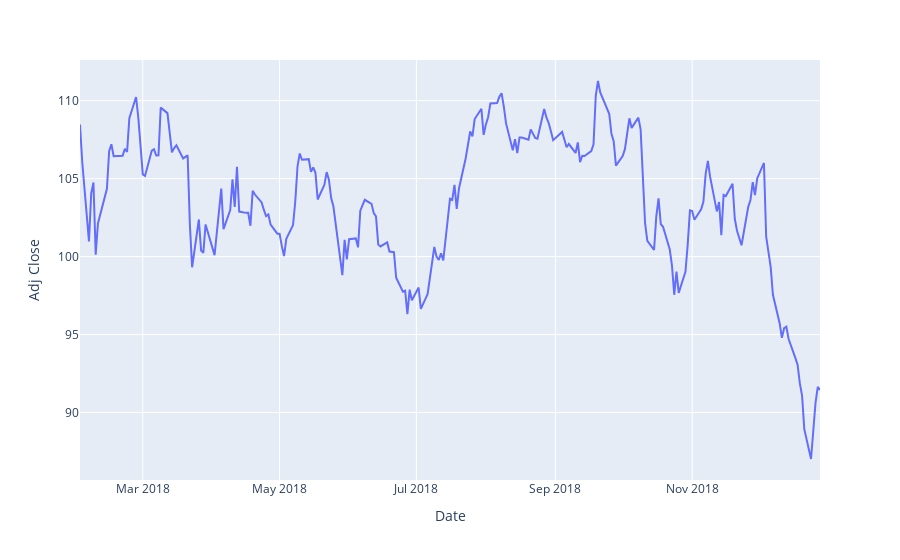

The notebook cell this image was saved under:
### Code cell
fig = px.line(df, x=df['Date'], y=df['Adj Close'])
fig.show()

### Figure 1 — Plotly figure (JSON) as saved in the notebook; plotly's stock layout.template omitted (floating-point values rounded to 4 significant figures; data arrays with more than 128 entries replaced by an {"elided": "..."} marker saying what was removed)
{"data": [{"hovertemplate": "Date=%{x}<br>Adj Close=%{y}<extra></extra>", "legendgroup": "", "line": {"color": "#636efa", "dash": "solid"}, "mode": "lines", "name": "", "orientation": "v", "showlegend": false, "type": "scatter", "x": {"elided": "229 str values"}, "xaxis": "x", "y": {"elided": "229 float values"}, "yaxis": "y"}], "layout": {"legend": {"tracegroupgap": 0}, "margin": {"t": 60}, "xaxis": {"anchor": "y", "domain": [0, 1], "title": {"text": "Date"}}, "yaxis": {"anchor": "x", "domain": [0, 1], "title": {"text": "Adj Close"}}}}
